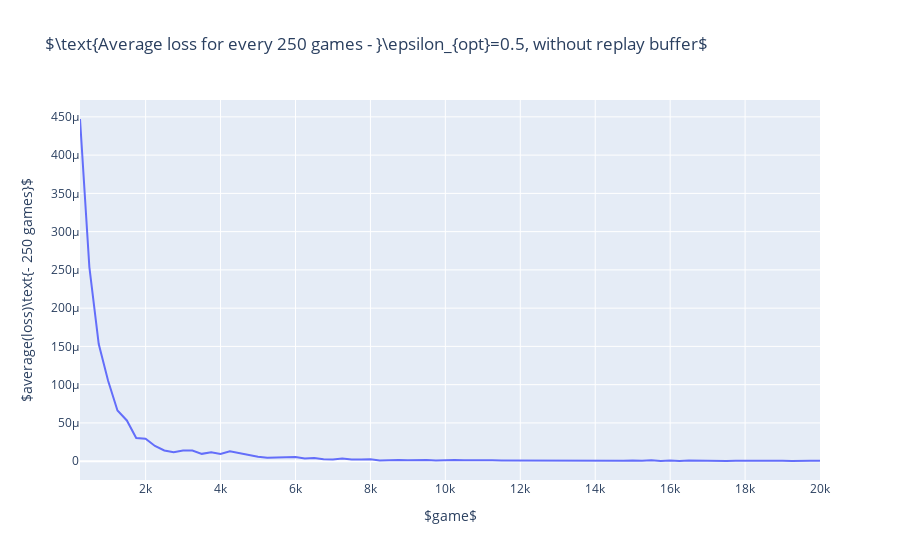

Notebook code for this chart:
### Code cell
fig = go.Figure()

fig.add_trace(go.Scatter(x=x, y=losses, mode='lines'))

fig.update_layout(
    title=r'$\text{Average loss for every %d games - }\epsilon_{opt}=0.5, without replay buffer$' % averaging_steps,
    xaxis_title=r'$game$',
    yaxis_title=r'$average(loss)\text{- %d games}$' % (averaging_steps),
)

fig.show()
